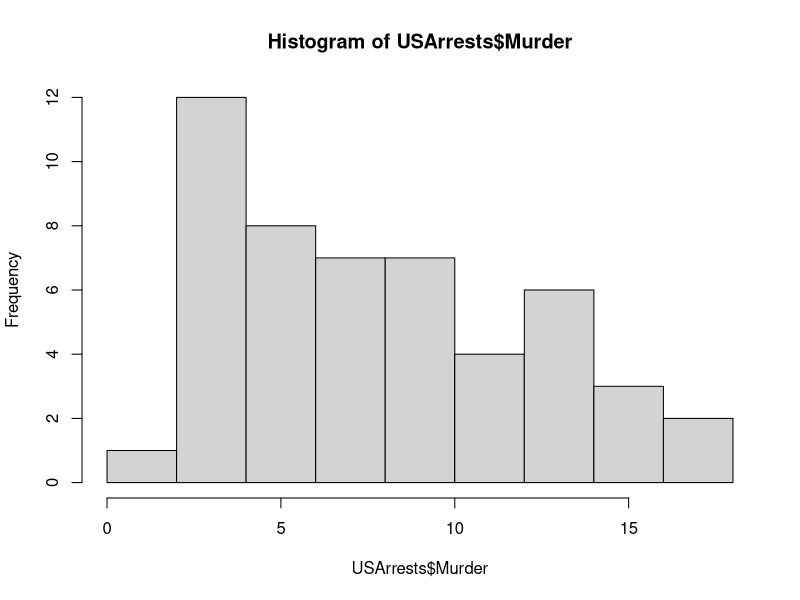
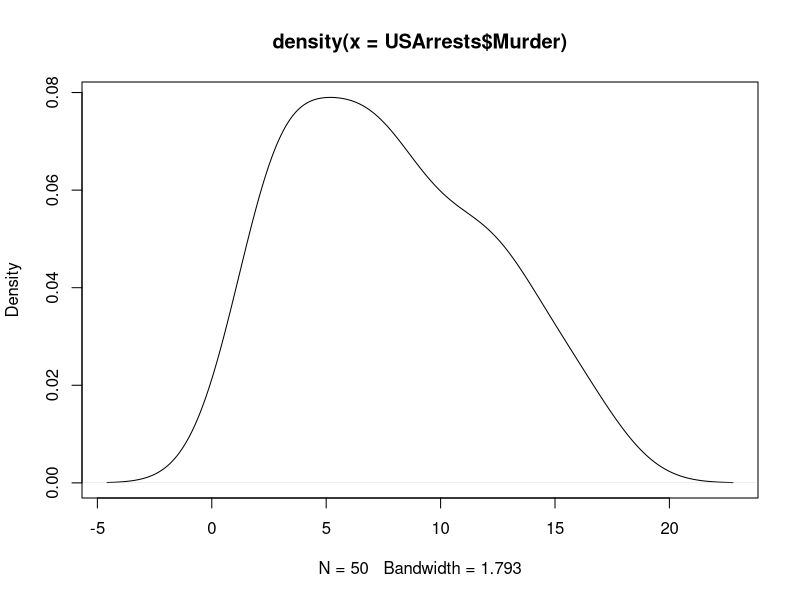
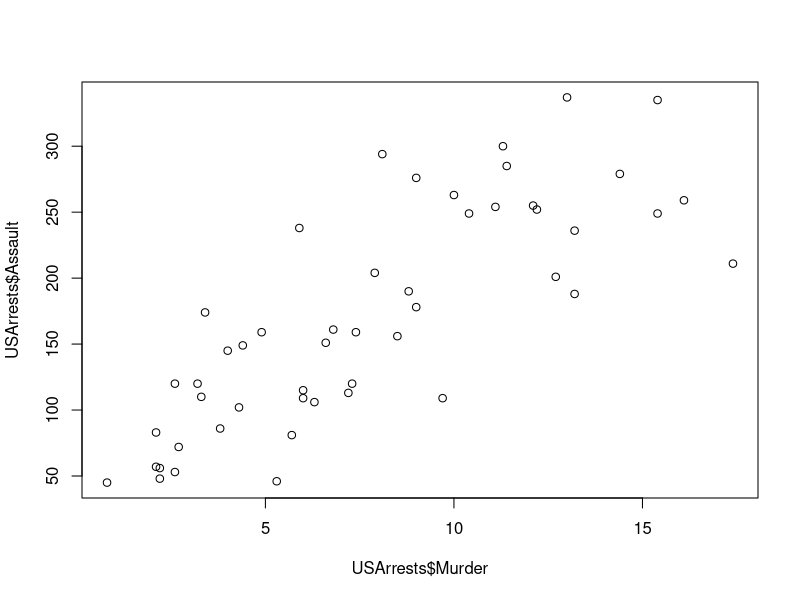
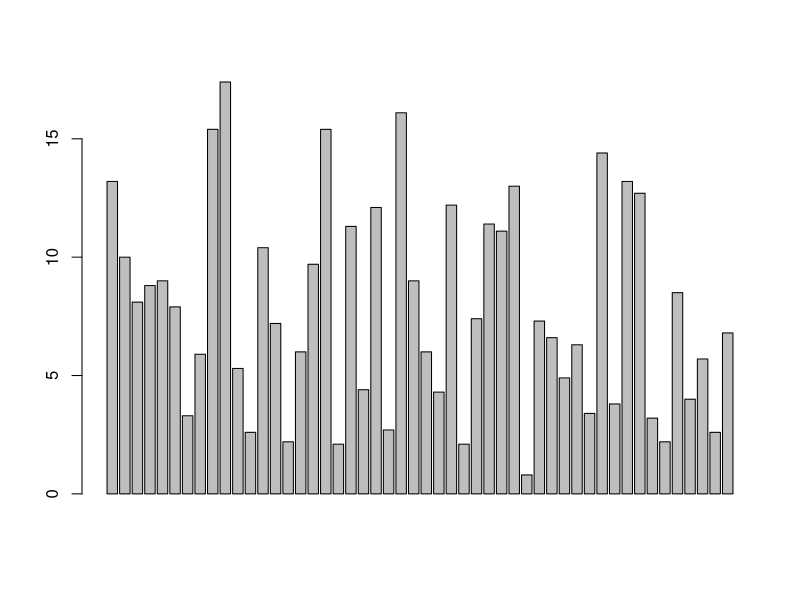

The R source for these figures, in order:
data(USArrests)

summary(USArrests)

rownames(USArrests)[which.max(USArrests$Rape)]

max(USArrests$Murder)
min(USArrests$Murder)

cor(USArrests)

USArrests[USArrests$Assault > median(USArrests$Assault), ]

USArrests[USArrests$Murder <= quantile(USArrests$Murder, 0.25), ]

hist(USArrests$Murder)

plot(density(USArrests$Murder))

plot(USArrests$Murder, USArrests$Assault)

barplot(USArrests$Murder)
